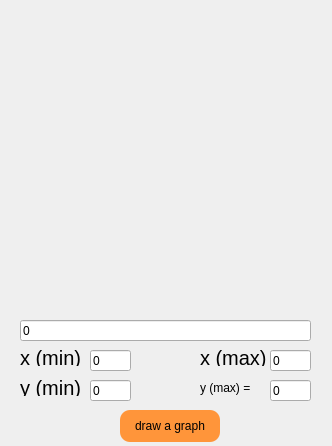
<?xml version="1.0" encoding="UTF-8"?>
<ui version="4.0">
 <class>drawPlot</class>
 <widget class="QWidget" name="drawPlot">
  <property name="geometry">
   <rect>
    <x>0</x>
    <y>0</y>
    <width>332</width>
    <height>446</height>
   </rect>
  </property>
  <property name="minimumSize">
   <size>
    <width>332</width>
    <height>446</height>
   </size>
  </property>
  <property name="maximumSize">
   <size>
    <width>332</width>
    <height>446</height>
   </size>
  </property>
  <property name="windowTitle">
   <string>Form</string>
  </property>
  <widget class="QLabel" name="label_5">
   <property name="geometry">
    <rect>
     <x>20</x>
     <y>380</y>
     <width>61</width>
     <height>16</height>
    </rect>
   </property>
   <property name="font">
    <font>
     <pointsize>15</pointsize>
    </font>
   </property>
   <property name="text">
    <string>y (min) =</string>
   </property>
  </widget>
  <widget class="QLineEdit" name="lineEdit">
   <property name="geometry">
    <rect>
     <x>20</x>
     <y>320</y>
     <width>291</width>
     <height>21</height>
    </rect>
   </property>
   <property name="text">
    <string>0</string>
   </property>
  </widget>
  <widget class="QCustomPlot" name="widget" native="true">
   <property name="geometry">
    <rect>
     <x>0</x>
     <y>0</y>
     <width>331</width>
     <height>311</height>
    </rect>
   </property>
  </widget>
  <widget class="QLineEdit" name="ymax">
   <property name="geometry">
    <rect>
     <x>270</x>
     <y>380</y>
     <width>41</width>
     <height>21</height>
    </rect>
   </property>
   <property name="text">
    <string>0</string>
   </property>
  </widget>
  <widget class="QLineEdit" name="xmax">
   <property name="geometry">
    <rect>
     <x>270</x>
     <y>350</y>
     <width>41</width>
     <height>21</height>
    </rect>
   </property>
   <property name="text">
    <string>0</string>
   </property>
  </widget>
  <widget class="QLabel" name="label_2">
   <property name="geometry">
    <rect>
     <x>20</x>
     <y>350</y>
     <width>61</width>
     <height>16</height>
    </rect>
   </property>
   <property name="font">
    <font>
     <pointsize>15</pointsize>
    </font>
   </property>
   <property name="text">
    <string>x (min) =</string>
   </property>
  </widget>
  <widget class="QLineEdit" name="ymin">
   <property name="geometry">
    <rect>
     <x>90</x>
     <y>380</y>
     <width>41</width>
     <height>21</height>
    </rect>
   </property>
   <property name="text">
    <string>0</string>
   </property>
  </widget>
  <widget class="QLineEdit" name="xmin">
   <property name="geometry">
    <rect>
     <x>90</x>
     <y>350</y>
     <width>41</width>
     <height>21</height>
    </rect>
   </property>
   <property name="text">
    <string>0</string>
   </property>
  </widget>
  <widget class="QPushButton" name="send">
   <property name="geometry">
    <rect>
     <x>120</x>
     <y>410</y>
     <width>100</width>
     <height>32</height>
    </rect>
   </property>
   <property name="styleSheet">
    <string notr="true">QPushButton {
  background-color: rgb(255, 149, 58);

     border-width: 2px;
     border-radius: 10px;
 
}
QPushButton:pressed {
    background-color:  rgb(255, 143, 50);
}</string>
   </property>
   <property name="text">
    <string>draw a graph</string>
   </property>
  </widget>
  <widget class="QLabel" name="label_4">
   <property name="geometry">
    <rect>
     <x>200</x>
     <y>380</y>
     <width>61</width>
     <height>16</height>
    </rect>
   </property>
   <property name="text">
    <string>y (max) =</string>
   </property>
  </widget>
  <widget class="QLabel" name="label">
   <property name="geometry">
    <rect>
     <x>200</x>
     <y>350</y>
     <width>71</width>
     <height>16</height>
    </rect>
   </property>
   <property name="font">
    <font>
     <pointsize>15</pointsize>
    </font>
   </property>
   <property name="text">
    <string>x (max) =</string>
   </property>
  </widget>
 </widget>
 <customwidgets>
  <customwidget>
   <class>QCustomPlot</class>
   <extends>QWidget</extends>
   <header location="global">qcustomplot.h</header>
   <container>1</container>
  </customwidget>
 </customwidgets>
 <resources/>
 <connections/>
</ui>
